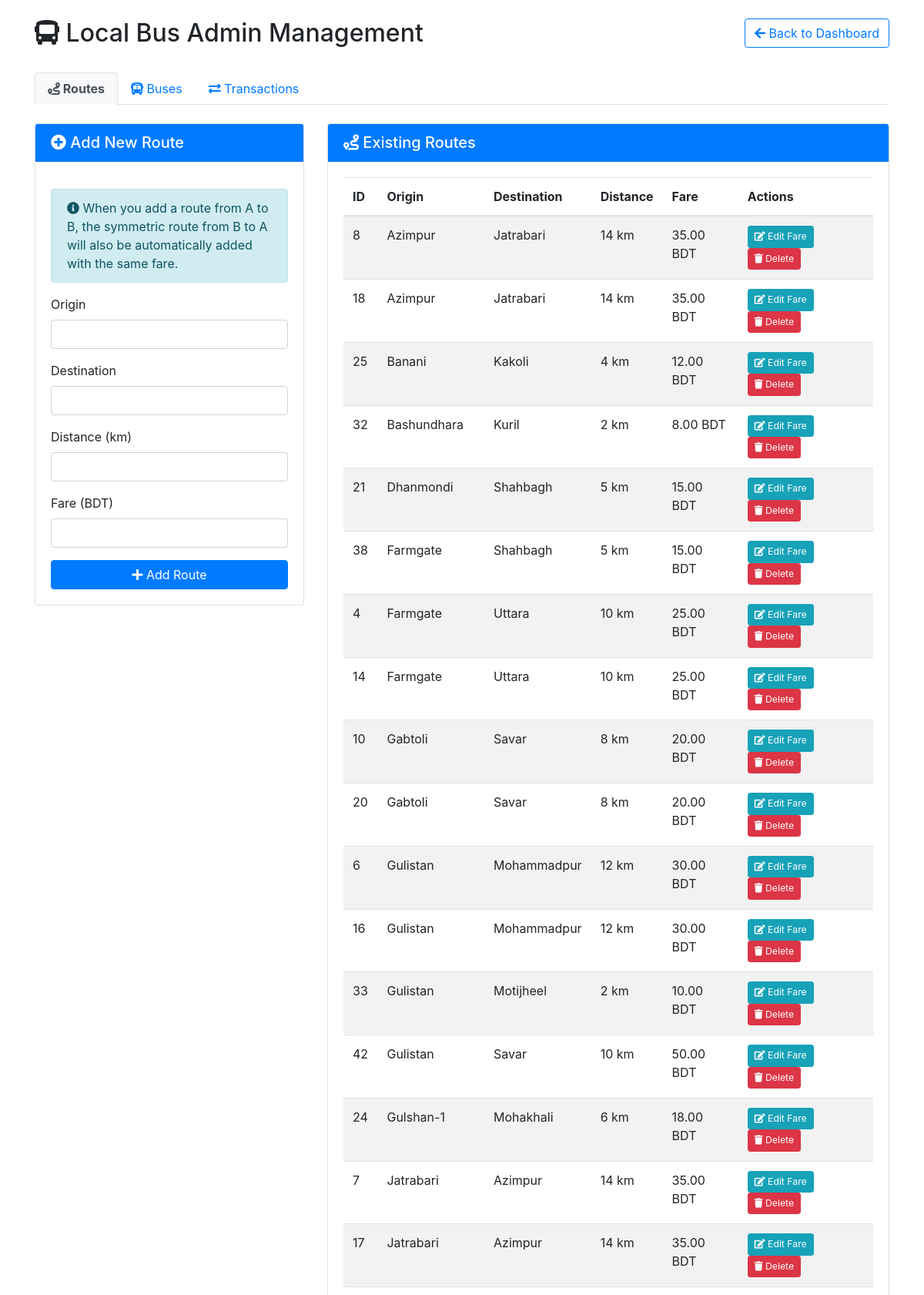
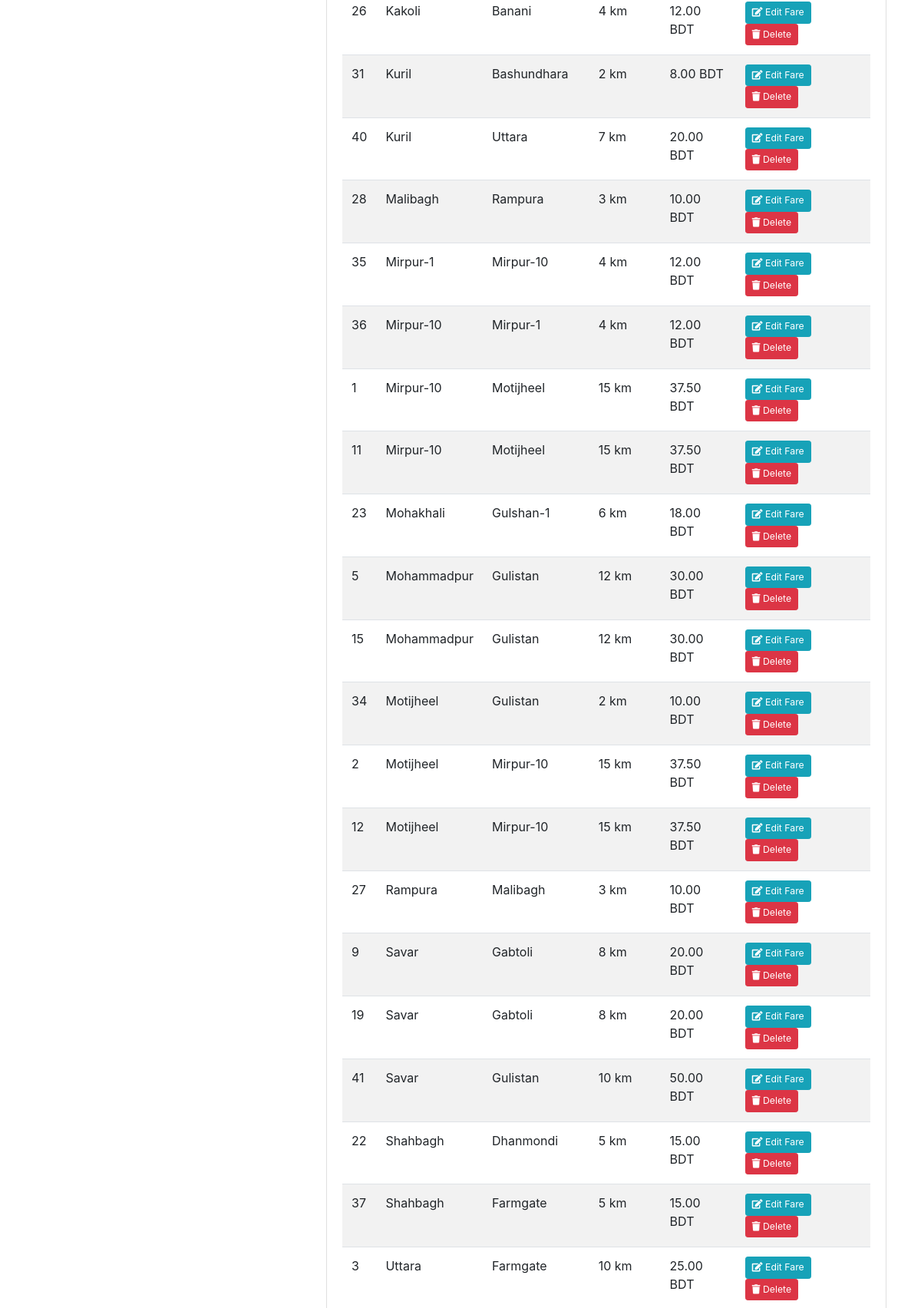
The page /admin_local_bus.php (signed in, upper part) on the database its author committed (2 pictures, top to bottom).
### tables this page shows
CREATE TABLE `local_routes` (
  `id` int(11) NOT NULL,
  `origin` varchar(100) NOT NULL,
  `destination` varchar(100) NOT NULL,
  `distance` int(11) NOT NULL,
  `fare` decimal(10,2) NOT NULL
);

### admin_local_bus.php (the view, shortened to what this page needs)
<?php
include 'db.php';
$routes_query = "SELECT * FROM local_routes ORDER BY origin, destination";
$routes_result = $conn3->query($routes_query);
?>
<!DOCTYPE html>
<html lang="en">
<head>
    <link href="https://stackpath.bootstrapcdn.com/bootstrap/4.5.2/css/bootstrap.min.css" rel="stylesheet">
    <link rel="stylesheet" href="https://cdnjs.cloudflare.com/ajax/libs/font-awesome/5.15.3/css/all.min.css">
</head>
<body>
    <div class="container mt-4">
        <div class="row mb-4">
            <div class="col-md-6">
                <h2><i class="fas fa-bus"></i> Local Bus Admin Management</h2>
            </div>
            <div class="col-md-6 text-right">
                <a href="admin_dashboard.php" class="btn btn-outline-primary">
                    <i class="fas fa-arrow-left"></i> Back to Dashboard
                </a>
            </div>
        </div>
        <ul class="nav nav-tabs mb-4" id="adminTabs" role="tablist">
            <li class="nav-item">
                <a class="nav-link active" id="routes-tab" data-toggle="tab" href="#routes" role="tab">
                    <i class="fas fa-route"></i> Routes
                </a>
            </li>
            <li class="nav-item">
                <a class="nav-link" id="buses-tab" data-toggle="tab" href="#buses" role="tab">
                    <i class="fas fa-bus-alt"></i> Buses
                </a>
            </li>
            <li class="nav-item">
                <a class="nav-link" id="transactions-tab" data-toggle="tab" href="#transactions" role="tab">
                    <i class="fas fa-exchange-alt"></i> Transactions
                </a>
            </li>
        </ul>
        <div class="tab-content" id="tabContent">
            <div class="tab-pane fade show active" id="routes" role="tabpanel">
                <div class="row">
                    <div class="col-md-4">
                        <div class="card">
                            <div class="card-header bg-primary text-white">
                                <h5 class="mb-0"><i class="fas fa-plus-circle"></i> Add New Route</h5>
                            </div>
                            <div class="card-body">
                                <div class="alert alert-info">
                                    <i class="fas fa-info-circle"></i> When you add a route from A to B, the symmetric route from B to A will also be automatically added with the same fare.
                                </div>
                                <form method="post" action="">
                                    <div class="form-group">
                                        <label for="origin">Origin</label>
                                        <input type="text" class="form-control" id="origin" name="origin" required>
                                    </div>
                                    <div class="form-group">
                                        <label for="destination">Destination</label>
                                        <input type="text" class="form-control" id="destination" name="destination" required>
                                    </div>
                                    <div class="form-group">
                                        <label for="distance">Distance (km)</label>
                                        <input type="number" step="0.1" class="form-control" id="distance" name="distance" required>
                                    </div>
                                    <div class="form-group">
                                        <label for="fare">Fare (BDT)</label>
                                        <input type="number" step="0.01" class="form-control" id="fare" name="fare" required>
                                    </div>
                                    <button type="submit" name="add_route" class="btn btn-primary btn-block">
                                        <i class="fas fa-plus"></i> Add Route
                                    </button>
                                </form>
                            </div>
                        </div>
                    </div>
                    <div class="col-md-8">
                        <div class="card">
                            <div class="card-header bg-primary text-white">
                                <h5 class="mb-0"><i class="fas fa-route"></i> Existing Routes</h5>
                            </div>
                            <div class="card-body">
                                <div class="table-responsive">
                                    <table class="table table-striped table-hover">
                                        <thead>
                                            <tr>
                                                <th>ID</th>
                                                <th>Origin</th>
                                                <th>Destination</th>
                                                <th>Distance</th>
                                                <th>Fare</th>
                                                <th>Actions</th>
                                            </tr>
                                        </thead>
                                        <tbody>
                                            <?php if ($routes_result && $routes_result->num_rows > 0): ?>
                                                <?php while ($route = $routes_result->fetch_assoc()): ?>
                                                    <tr>
                                                        <td><?= $route['id'] ?></td>
                                                        <td><?= htmlspecialchars($route['origin']) ?></td>
                                                        <td><?= htmlspecialchars($route['destination']) ?></td>
                                                        <td><?= $route['distance'] ?> km</td>
                                                        <td><?= $route['fare'] ?> BDT</td>
                                                        <td class="action-buttons">
                                                            <button type="button" class="btn btn-sm btn-info edit-fare"
                                                                    data-toggle="modal" data-target="#editFareModal"
                                                                    data-id="<?= $route['id'] ?>"
                                                                    data-current="<?= $route['fare'] ?>">
                                                                <i class="fas fa-edit"></i> Edit Fare
                                                            </button>
                                                            <a href="admin_local_bus.php?delete_route=<?= $route['id'] ?>"
                                                               class="btn btn-sm btn-danger"
                                                               onclick="return confirm('Are you sure you want to delete this route?');">
                                                                <i class="fas fa-trash"></i> Delete
                                                            </a>
                                                        </td>
                                                    </tr>
                                                <?php endwhile; ?>
                                            <?php else: ?>
                                                <tr>
                                                    <td colspan="6" class="text-center">No routes found</td>
                                                </tr>
                                            <?php endif; ?>
                                        </tbody>
                                    </table>
                                </div>
                            </div>
                        </div>
                    </div>
                </div>
            </div>
        </div>
    </div>
</body>
</html>

### admin_local_bus.php (style rules this page uses)
.nav-tabs .nav-link.active { font-weight: bold; background-color: #f8f9fa; }
.alert { margin-top: 15px; }
.action-buttons .btn { margin-right: 5px; }
.card { margin-bottom: 20px; }
.btn-group-sm > .btn, .btn-sm { padding: 0.25rem 0.5rem; font-size: 0.76563rem; }

### rows shown on the page
local_routes: id "8", origin "Azimpur", destination "Jatrabari", distance "14", fare "35.00"
local_routes: id "18", origin "Azimpur", destination "Jatrabari", distance "14", fare "35.00"
local_routes: id "25", origin "Banani", destination "Kakoli", distance "4", fare "12.00"
local_routes: id "32", origin "Bashundhara", destination "Kuril", distance "2", fare "8.00"
local_routes: id "21", origin "Dhanmondi", destination "Shahbagh", distance "5", fare "15.00"
local_routes: id "38", origin "Farmgate", destination "Shahbagh", distance "5", fare "15.00"
local_routes: id "4", origin "Farmgate", destination "Uttara", distance "10", fare "25.00"
local_routes: id "14", origin "Farmgate", destination "Uttara", distance "10", fare "25.00"
local_routes: id "10", origin "Gabtoli", destination "Savar", distance "8", fare "20.00"
local_routes: id "20", origin "Gabtoli", destination "Savar", distance "8", fare "20.00"
local_routes: id "6", origin "Gulistan", destination "Mohammadpur", distance "12", fare "30.00"
local_routes: id "16", origin "Gulistan", destination "Mohammadpur", distance "12", fare "30.00"
local_routes: id "33", origin "Gulistan", destination "Motijheel", distance "2", fare "10.00"
local_routes: id "42", origin "Gulistan", destination "Savar", distance "10", fare "50.00"
local_routes: id "24", origin "Gulshan-1", destination "Mohakhali", distance "6", fare "18.00"
local_routes: id "7", origin "Jatrabari", destination "Azimpur", distance "14", fare "35.00"
local_routes: id "17", origin "Jatrabari", destination "Azimpur", distance "14", fare "35.00"
local_routes: id "26", origin "Kakoli", destination "Banani", distance "4", fare "12.00"
local_routes: id "31", origin "Kuril", destination "Bashundhara", distance "2", fare "8.00"
local_routes: id "40", origin "Kuril", destination "Uttara", distance "7", fare "20.00"
local_routes: id "28", origin "Malibagh", destination "Rampura", distance "3", fare "10.00"
local_routes: id "35", origin "Mirpur-1", destination "Mirpur-10", distance "4", fare "12.00"
local_routes: id "36", origin "Mirpur-10", destination "Mirpur-1", distance "4", fare "12.00"
local_routes: id "1", origin "Mirpur-10", destination "Motijheel", distance "15", fare "37.50"
local_routes: id "11", origin "Mirpur-10", destination "Motijheel", distance "15", fare "37.50"
local_routes: id "23", origin "Mohakhali", destination "Gulshan-1", distance "6", fare "18.00"
local_routes: id "5", origin "Mohammadpur", destination "Gulistan", distance "12", fare "30.00"
local_routes: id "15", origin "Mohammadpur", destination "Gulistan", distance "12", fare "30.00"
local_routes: id "34", origin "Motijheel", destination "Gulistan", distance "2", fare "10.00"
local_routes: id "2", origin "Motijheel", destination "Mirpur-10", distance "15", fare "37.50"
local_routes: id "12", origin "Motijheel", destination "Mirpur-10", distance "15", fare "37.50"
local_routes: id "27", origin "Rampura", destination "Malibagh", distance "3", fare "10.00"
local_routes: id "9", origin "Savar", destination "Gabtoli", distance "8", fare "20.00"
local_routes: id "19", origin "Savar", destination "Gabtoli", distance "8", fare "20.00"
local_routes: id "41", origin "Savar", destination "Gulistan", distance "10", fare "50.00"
local_routes: id "22", origin "Shahbagh", destination "Dhanmondi", distance "5", fare "15.00"
local_routes: id "37", origin "Shahbagh", destination "Farmgate", distance "5", fare "15.00"
local_routes: id "3", origin "Uttara", destination "Farmgate", distance "10", fare "25.00"
